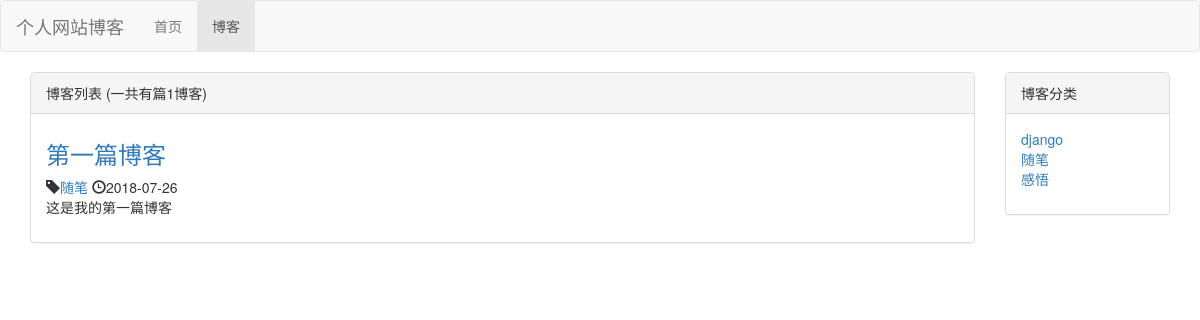
The page /blog/ on the database as committed earlier.
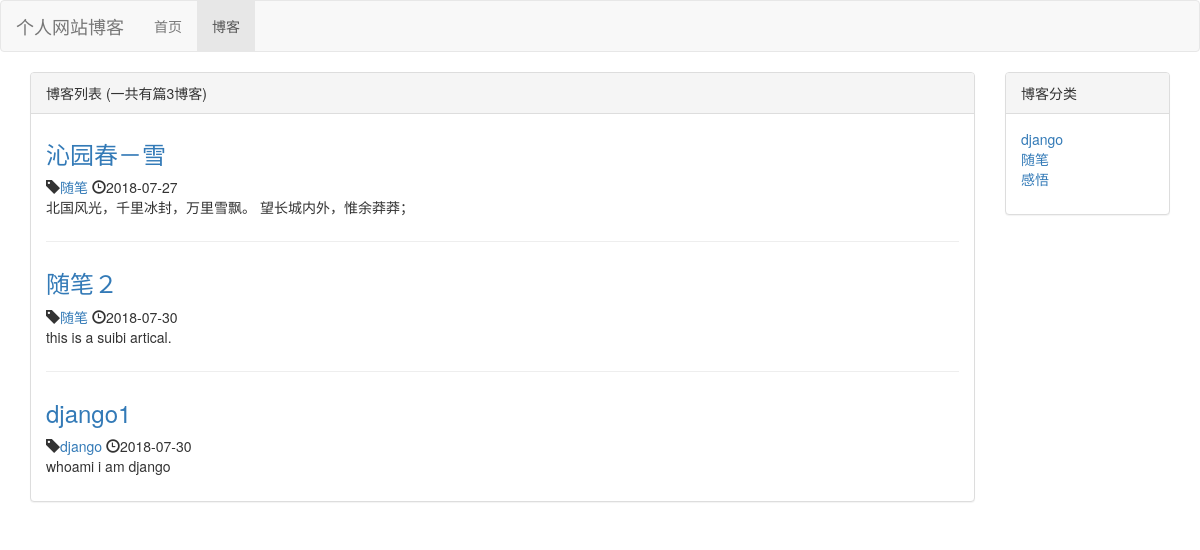
The same page on the database as committed later.
### blog/models.py (models this page shows, shortened)
class Blog(models.Model):
    title = models.CharField(max_length=50)
    blog_type = models.ForeignKey(BlogType, on_delete=models.DO_NOTHING)
    content = models.TextField()
    author = models.ForeignKey(User, on_delete=models.DO_NOTHING)
    created_time = models.DateTimeField(auto_now_add=True)
    last_updated_time = models.DateTimeField(auto_now=True)

class BlogType(models.Model):
    type_name = models.CharField(max_length=15)
    def __str__(self):
        return self.type_name

### blog/views.py (the view)
# urls.py: path('', views.blog_list, name='blog_list'),
def blog_list(request):
    context = {}
    context['blogs'] = Blog.objects.all()
    context['blog_count'] = Blog.objects.all().count()
    context['blog_types'] = BlogType.objects.all()
    return render_to_response('blog/blog_list.html', context)

### blog/templates/blog/blog_list.html (shortened to what this page needs)
{% extends 'base.html' %}
{% block nav_blog_active %}active{% endblock %}
{% load staticfiles %}
{% block header_extends %}
<link rel="stylesheet" href="{% static 'blog/blog.css' %}">
{% endblock %}
{% block content %}
<div class="container">
    <div class="row">
        <div class="col-xs-12 col-sm-8 col-md-9 col-lg-10">
            <div class="panel panel-default">
                <div class="panel-heading">博客列表 (一共有篇{{ blogs|length }}博客)</div>
                <div class="panel-body">
                    {% for blog in blogs %}
                        <div class="blog">
                            <h3><a href="{% url 'blog_detail' blog.pk %}">{{ blog.title }}</a></h3>
                            <p class="blog-info">
                                <span class="glyphicon glyphicon-tag" aria-hidden="true"></span><a href="{% url 'blogs_with_type' blog.blog_type.pk %}">{{ blog.blog_type }}</a>
                                <span class="glyphicon glyphicon-time" aria-hidden="true"></span>{{ blog.created_time|date:'Y-m-d'}}
                            </p>
                            <p>{{ blog.content|truncatechars:30 }}</p>
                        </div>
                    {% empty %}
                        <div class="blog">
                            <h3>－－暂无博客，敬请期待－－</h3>
                        </div>
                    {% endfor %}
                </div>
            </div>
        </div>
        <div class="hidden-xs col-sm-4 col-md-3 col-lg-2">
            <div class="panel panel-default">
                <div class="panel-heading">博客分类</div>
                <div class="panel-body">
                    <ul class="blog-types">
                        {% for blog_type in blog_types %}
                            <li><a href="{% url 'blogs_with_type' blog_type.pk %}">{{ blog_type.type_name }}</a></li>
                        {% empty %}
                            <li>没东西</li>
                        {% endfor %}
                    </ul>
                </div>
            </div>
        </div>
    </div>
</div>
{% endblock %}

### templates/base.html (shortened to what this page needs)
{% load staticfiles %}
<!DOCTYPE html>
<html lang="zh-CN">
<head>
    <link rel="stylesheet" href="{% static 'base.css' %}">
    <link rel="stylesheet" href="{% static 'bootstrap-3.3.7/css/bootstrap.min.css' %}">
    {% block header_extends %}{% endblock %}
</head>
<body>
    <div class="navbar navbar-default nvabar-fixed-top" role="navigation">
        <div class="container-fluid">
            <div class="navbar-header">
                <a href="{% url 'home' %}" class="navbar-brand">个人网站博客</a>
            </div>
            <div id="navbar-collapse" class="collapse navbar-collapse">
                <ul class="nav navbar-nav">
                    <li class="{% block nav_home_active %}{% endblock %}"><a href="/">首页</a></li>
                    <li class="{% block nav_blog_active %}{% endblock %}"><a href="{% url 'blog_list' %}">博客</a></li>
                </ul>
            </div>
        </div>
    </div>
    {% block content %}{% endblock %}
</body>
</html>

### static/base.css (style rules this page uses)
* { margin: 0; padding: 0; }
body { margin-top: 0px!important; }

### blog/static/blog/blog.css (style rules this page uses)
ul.blog-types { list-style-type: none; }
div.blog:not(:last-child) { margin-bottom: 2em; padding-bottom: 1em; border-bottom: 1px solid #eee; }
div.blog h3 { margin-top: 0.5em; }
div.blog p.blog-info { margin-bottom: 0px; }

Rows that differ between the two databases and show on the page:
removed Blog: title "第一篇博客", blog_type "随笔", created_time "2018-07-26", content "这是我的第一篇博客"
added Blog: title "沁园春－雪", blog_type "随笔", created_time "2018-07-27", content "北国风光，千里冰封，万里雪飘。 望长城内外，惟余莽莽；"
added Blog: title "随笔２", blog_type "随笔", created_time "2018-07-30", content "this is a suibi artical."
added Blog: title "django1", blog_type "django", created_time "2018-07-30", content "whoami i am django"
Other text that changed with them:
{{ blogs|length }}: "1" → "3"
